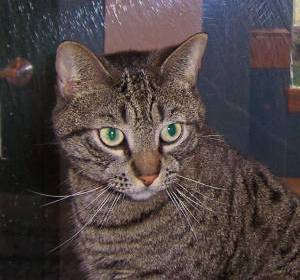
#> input picture opencv/images/test.jpg, 300 x 280 px, found by its file name
$ python 4_3.py
#> lines starting #> are read from the running program, lines starting #| are printed output that depends on the picture; after the words box and inside, x2 and y2 are one past the last pixel; in counts of white or black regions, pixels touching at a corner belong together
# 目标 图像阈值
#
# 在本教程中：
#
#     你会学到简单阈值法，自使用阈值法，以及 Otsu 阈值法等。
#     你会学到如下函数：cv.threshold，cv.adaptiveThreshold 等。
import cv2 as cv
import numpy as np
from matplotlib import pyplot as plt
img = cv.imread('./images/test.jpg', 0)
#> img: shape (280, 300); min 0, max 237, mean 71.4
ret, thresh1 = cv.threshold(img, 127, 255, cv.THRESH_BINARY)
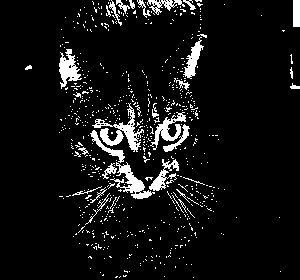
#> thresh1: shape (280, 300); 7.2% white; 640 white regions (609 under 20 px), largest, box (x1, y1, x2, y2) and area: (92, 103, 144, 152) 706, (110, 162, 155, 199) 529, (59, 49, 82, 89) 455
ret, thresh2 = cv.threshold(img, 127, 255, cv.THRESH_BINARY_INV)
ret, thresh3 = cv.threshold(img, 127, 255, cv.THRESH_TRUNC)
ret, thresh4 = cv.threshold(img, 127, 255, cv.THRESH_TOZERO)
ret, thresh5 = cv.threshold(img, 127, 255, cv.THRESH_TOZERO_INV)
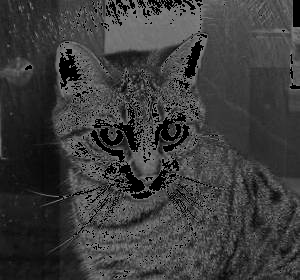
#> thresh5: shape (280, 300); min 0, max 127, mean 60.5
titles = ['Original Image', 'BINARY', 'BINARY_INV', 'TRUNC', 'TOZERO', 'TOZERO_INV']
images = [img, thresh1, thresh2, thresh3, thresh4, thresh5]
for i in range(6):
    plt.subplot(2, 3, i+1)
    plt.imshow(images[i], 'gray')
    plt.title(titles[i])
    plt.xticks([])
    plt.yticks([])
plt.show()
#自适应阈值

img_2 = cv.imread('./images/test.jpg', 0)
img_2 = cv.medianBlur(img, 5)
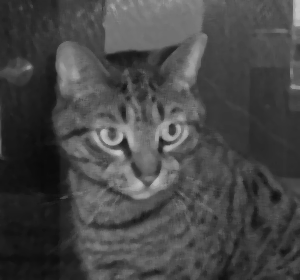
#> img_2: shape (280, 300); min 10, max 197, mean 70.7
ret, th1 = cv.threshold(img_2, 127, 255, cv.THRESH_BINARY)
#> th1: shape (280, 300); 5% white; 35 white regions (17 under 20 px), largest, box (x1, y1, x2, y2) and area: (104, 164, 167, 199) 793, (100, 108, 142, 151) 626, (153, 114, 189, 152) 615
th2 = cv.adaptiveThreshold(img_2, 255, cv.ADAPTIVE_THRESH_MEAN_C, cv.THRESH_BINARY, 11, 2)
#> th2: shape (280, 300); 64.2% white; 429 black regions (280 under 20 px), largest, box (x1, y1, x2, y2) and area: (33, 0, 225, 247) 7929, (40, 0, 157, 141) 2708, (81, 210, 190, 265) 1279
th3 = cv.adaptiveThreshold(img_2, 255, cv.ADAPTIVE_THRESH_GAUSSIAN_C, cv.THRESH_BINARY, 11, 2)
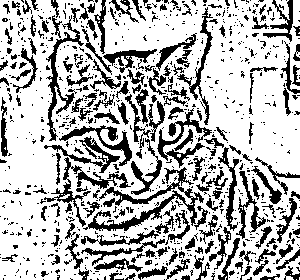
#> th3: shape (280, 300); 71.8% white; 842 black regions (670 under 20 px), largest, box (x1, y1, x2, y2) and area: (83, 167, 204, 231) 1643, (44, 157, 131, 227) 903, (46, 15, 84, 141) 836
titles_2 = ['Original Image', 'Global Thresholding(v = 127)', 'Adaptive Mean Thresholding', 'Adaptive Gaussian Thresholding']
images_2 = [img_2, th1, th2, th3]
for i in range(4):
    plt.subplot(2, 2, i+1)
    plt.imshow(images_2[i], 'gray')
    plt.title(titles_2[i])
    plt.xticks([])
    plt.yticks([])
plt.show()

#Otsu 二值化
#对于阈值，只需通过零。然后，该算法找到最佳阈值，并作为第二个输出返回 retval。如果不使用 otsu 阈值，则 retval 与你使用的阈值相同。

#全局阈值
ret1, th1 = cv.threshold(img, 127, 255, cv.THRESH_BINARY)
#Otsu阈值
ret2, th2 = cv.threshold(img, 0, 255, cv.THRESH_BINARY+cv.THRESH_OTSU)
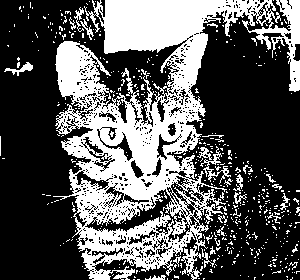
#> th2: shape (280, 300); 35.3% white; 510 white regions (478 under 20 px), largest, box (x1, y1, x2, y2) and area: (53, 0, 300, 280) 26377, (181, 245, 202, 280) 282, (200, 146, 231, 184) 236
#> ret2 = 80
#经过高斯滤波的Otsu阈值
blur = cv.GaussianBlur(img, (5, 5), 0)
ret3, th3 = cv.threshold(blur, 0, 255, cv.THRESH_BINARY+cv.THRESH_OTSU)
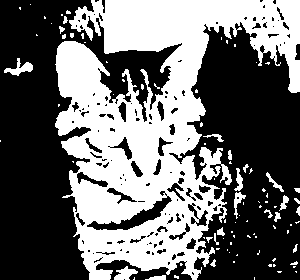
#> th3: shape (280, 300); 42.4% white; 93 white regions (70 under 20 px), largest, box (x1, y1, x2, y2) and area: (55, 0, 300, 280) 33888, (4, 58, 33, 76) 213, (114, 266, 138, 280) 189
#> ret3 = 75
images = [img, 0, th1,
          img, 0, th2,
          blur, 0, th3]
titles = ['Original Noisy Image','Histogram','Global Thresholding (v=127)',
          'Original Noisy Image','Histogram',"Otsu's Thresholding",
          'Gaussian filtered Image','Histogram',"Otsu's Thresholding"]
for i in range(3):
    plt.subplot(3,3,i*3+1),plt.imshow(images[i*3],'gray')
    plt.title(titles[i*3]), plt.xticks([]), plt.yticks([])
    plt.subplot(3,3,i*3+2),plt.hist(images[i*3].ravel(),256)
    plt.title(titles[i*3+1]), plt.xticks([]), plt.yticks([])
    plt.subplot(3,3,i*3+3),plt.imshow(images[i*3+2],'gray')
    plt.title(titles[i*3+2]), plt.xticks([]), plt.yticks([])
plt.show()
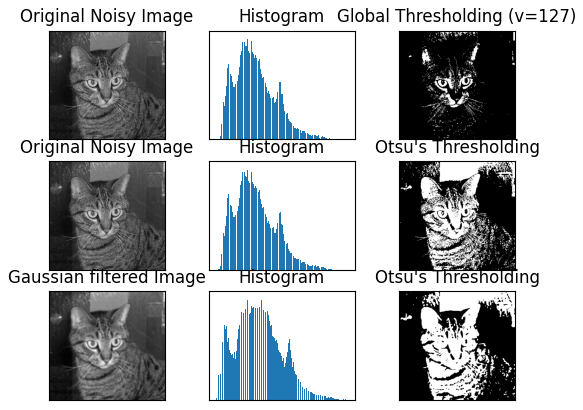
#> figure drawn by matplotlib, 9 panels
